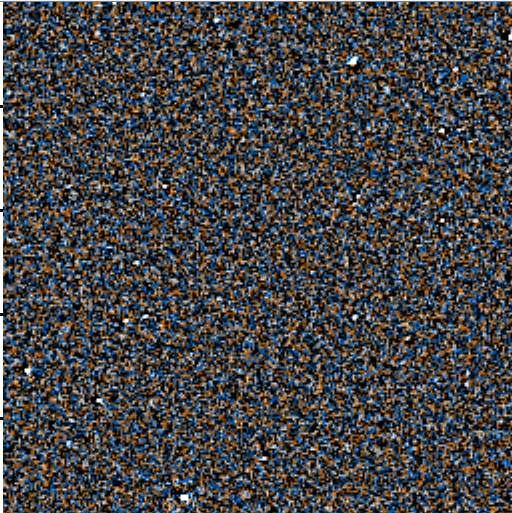
#> input picture Examples/image1.png, 512 x 513 px
$ python Orange.py
#> lines starting #> are read from the running program, lines starting #| are printed output that depends on the picture
import numpy as np
import cv2

image = cv2.imread('image1.png')
#> image is the input picture: shape (513, 512, 3); mean B, G, R 70.5, 69.6, 69.7
hsv = cv2.cvtColor(image, cv2.COLOR_BGR2HSV)
#> hsv: shape (513, 512, 3); mean H, S, V 62.2, 136.4, 91.6

### Orange
#lower = np.array([10, 75, 20])
#upper = np.array([23, 252, 255])
### RGB Orange 255,128,0
### New Orange
###lower = (0, 13, 125)
###upper = (18, 255, 255)
lower = (0, 200, 50)
upper = (15, 255, 255)
# [5 lines of commented-out code are left out]

'''
### Red
lower1 = np.array([0, 188, 117])
upper1 = np.array([9, 255, 255])
lower2 = np.array([172, 175, 109])
upper2 = np.array([179, 255, 255])

mask1 = cv2.inRange(hsv, lower1, upper1)
mask2 = cv2.inRange(hsv, lower2, upper2)
mask = cv2.add(mask1, mask2)
result = cv2.bitwise_and(image, image, mask= mask)
'''

mask = cv2.inRange(hsv, lower, upper)
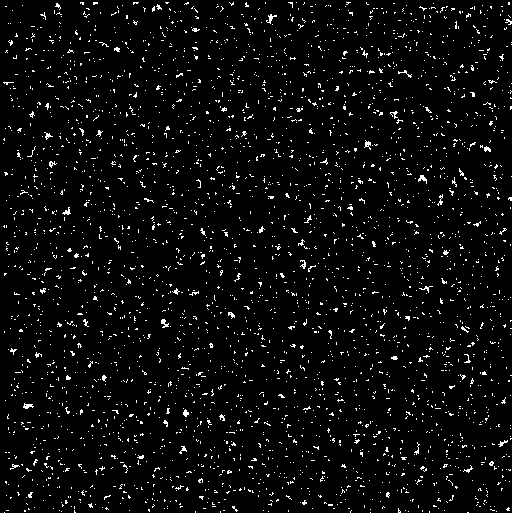
#> mask: shape (513, 512); 4.1% white in thin lines or dots
result = cv2.bitwise_and(image, image, mask=mask)
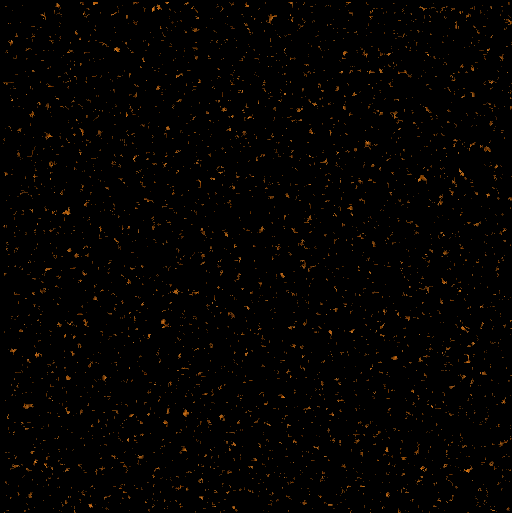
#> result: shape (513, 512, 3); mean B, G, R 0.5, 2.2, 4.1

while True:

    cv2.imshow('result', result)

    cv2.imwrite('orange.png', result)

    key = cv2.waitKey(1) & 0xFF
#> (key q is pressed here)
    if key == ord("q"):
        break

cv2.waitKey(0)
cv2.destroyAllWindows()

$ run again, with Examples/image2.png copied over Examples/image1.png
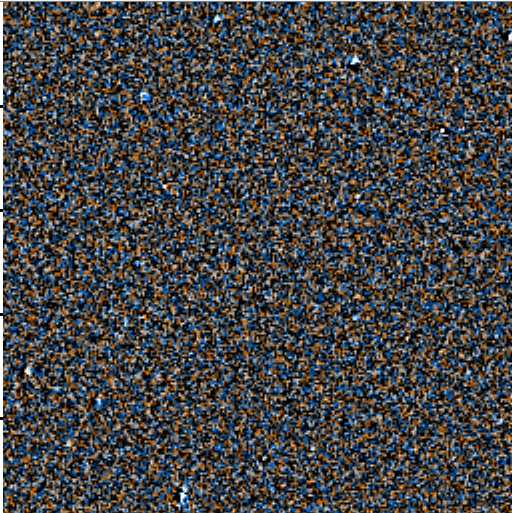
#> input picture Examples/image2.png, 512 x 513 px
#> image is the input picture: shape (513, 512, 3); mean B, G, R 70.6, 69.3, 69.1
#> hsv: shape (513, 512, 3); mean H, S, V 62.7, 137.2, 91.5
#> `mask = cv2.inRange(hsv, lower, upper)`:
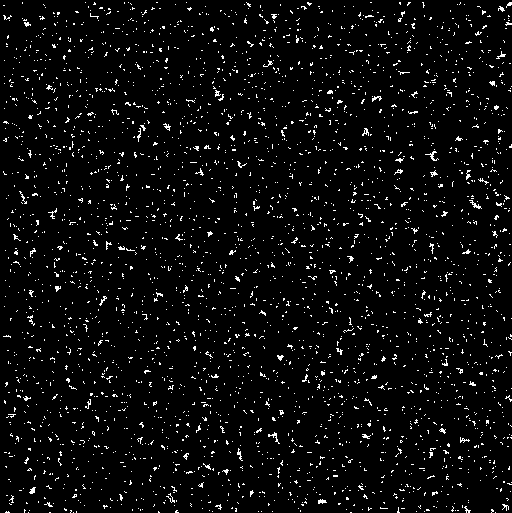
#> mask: shape (513, 512); 4.2% white in thin lines or dots
#> `result = cv2.bitwise_and(image, image, mask=mask)`:
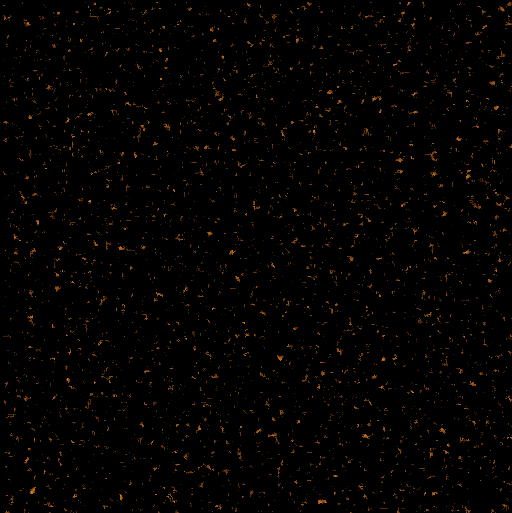
#> result: shape (513, 512, 3); mean B, G, R 0.5, 2.2, 4.1

$ run again, with Examples/image3.png copied over Examples/image1.png
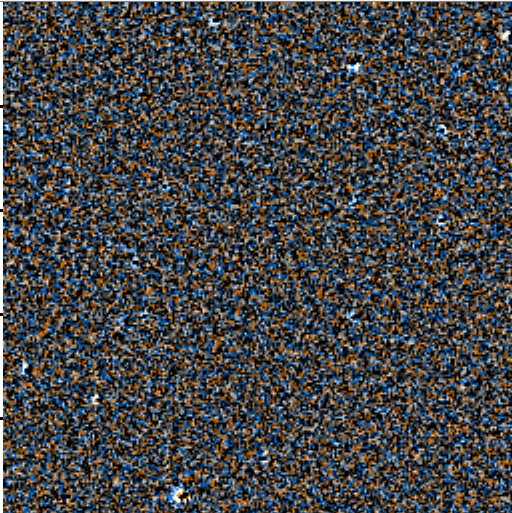
#> input picture Examples/image3.png, 512 x 513 px
#> image is the input picture: shape (513, 512, 3); mean B, G, R 71.2, 69.9, 69.5
#> hsv: shape (513, 512, 3); mean H, S, V 62.8, 137, 92.2
#> `mask = cv2.inRange(hsv, lower, upper)`:
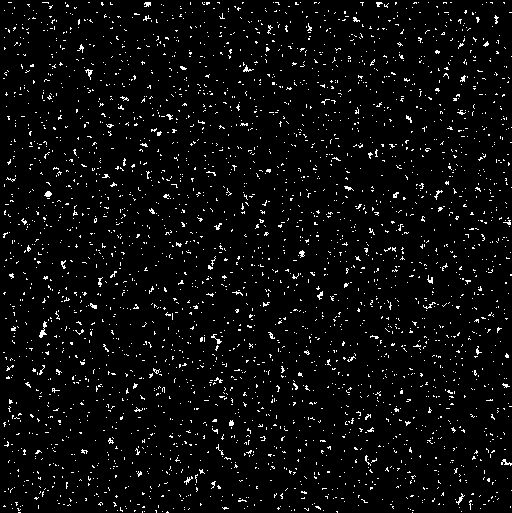
#> mask: shape (513, 512); 4.2% white in thin lines or dots
#> `result = cv2.bitwise_and(image, image, mask=mask)`:
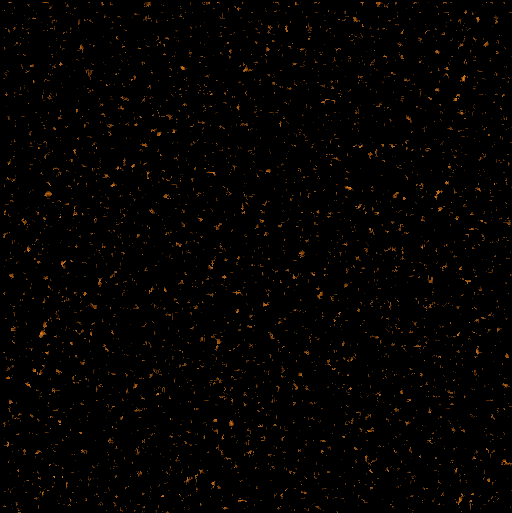
#> result: shape (513, 512, 3); mean B, G, R 0.5, 2.3, 4.2

$ run again, with Examples/image4.png copied over Examples/image1.png
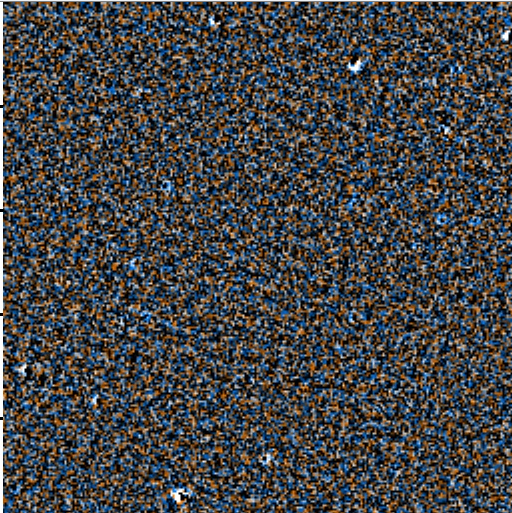
#> input picture Examples/image4.png, 512 x 513 px
#> image is the input picture: shape (513, 512, 3); mean B, G, R 70.7, 69.2, 68.7
#> hsv: shape (513, 512, 3); mean H, S, V 63, 137.2, 91.3
#> `mask = cv2.inRange(hsv, lower, upper)`:
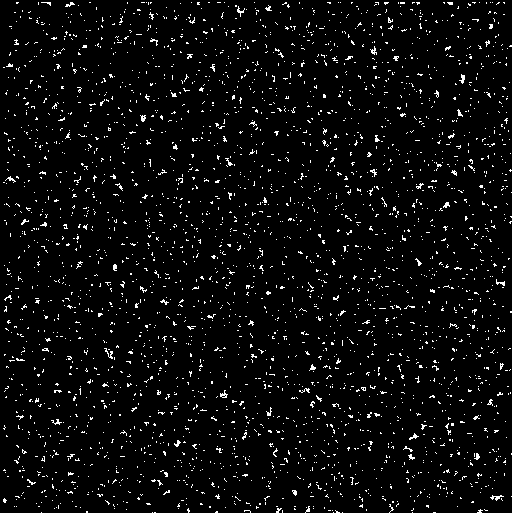
#> mask: shape (513, 512); 4.1% white in thin lines or dots
#> `result = cv2.bitwise_and(image, image, mask=mask)`:
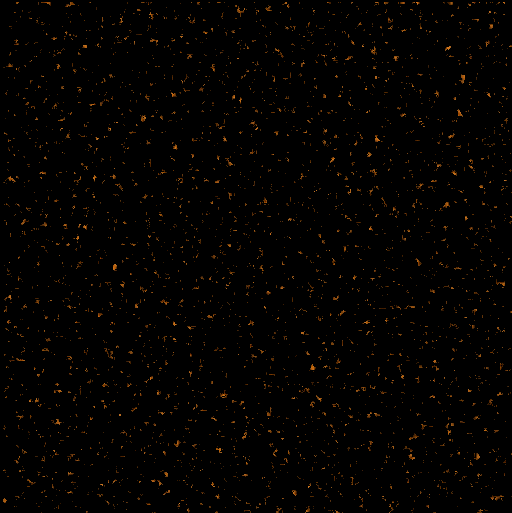
#> result: shape (513, 512, 3); mean B, G, R 0.5, 2.2, 4
